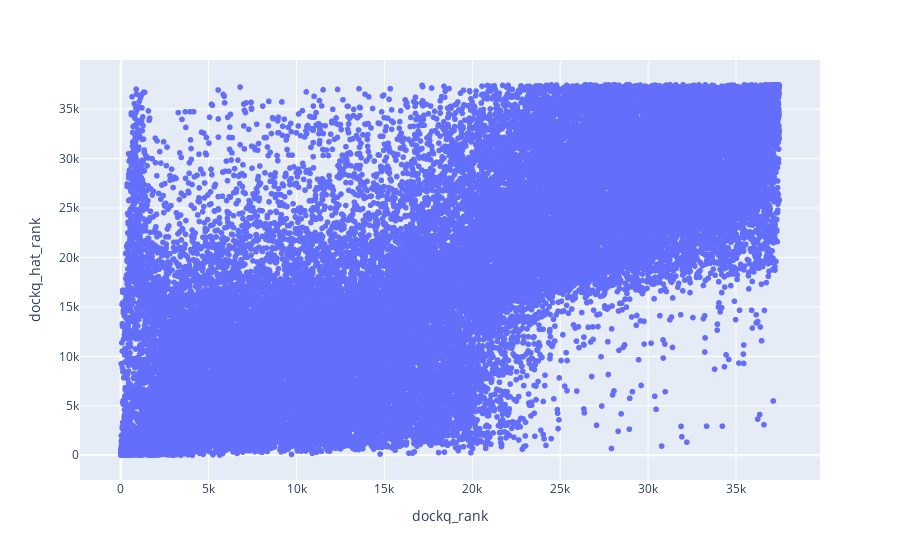

Write notebook code for a chart like this one.
### Code cell
px.scatter(feature_df, x="dockq_rank", y="dockq_hat_rank").show()

### Figure 1 — Plotly figure (JSON) as saved in the notebook; plotly's stock layout.template omitted (floating-point values rounded to 4 significant figures; data arrays with more than 128 entries replaced by an {"elided": "..."} marker saying what was removed)
{"data": [{"hovertemplate": "dockq_rank=%{x}<br>dockq_hat_rank=%{y}<extra></extra>", "legendgroup": "", "marker": {"color": "#636efa", "symbol": "circle"}, "mode": "markers", "name": "", "showlegend": false, "type": "scattergl", "x": {"elided": "37461 int values"}, "xaxis": "x", "y": {"elided": "37461 int values"}, "yaxis": "y"}], "layout": {"legend": {"tracegroupgap": 0}, "margin": {"t": 60}, "xaxis": {"anchor": "y", "domain": [0, 1], "title": {"text": "dockq_rank"}}, "yaxis": {"anchor": "x", "domain": [0, 1], "title": {"text": "dockq_hat_rank"}}}}
